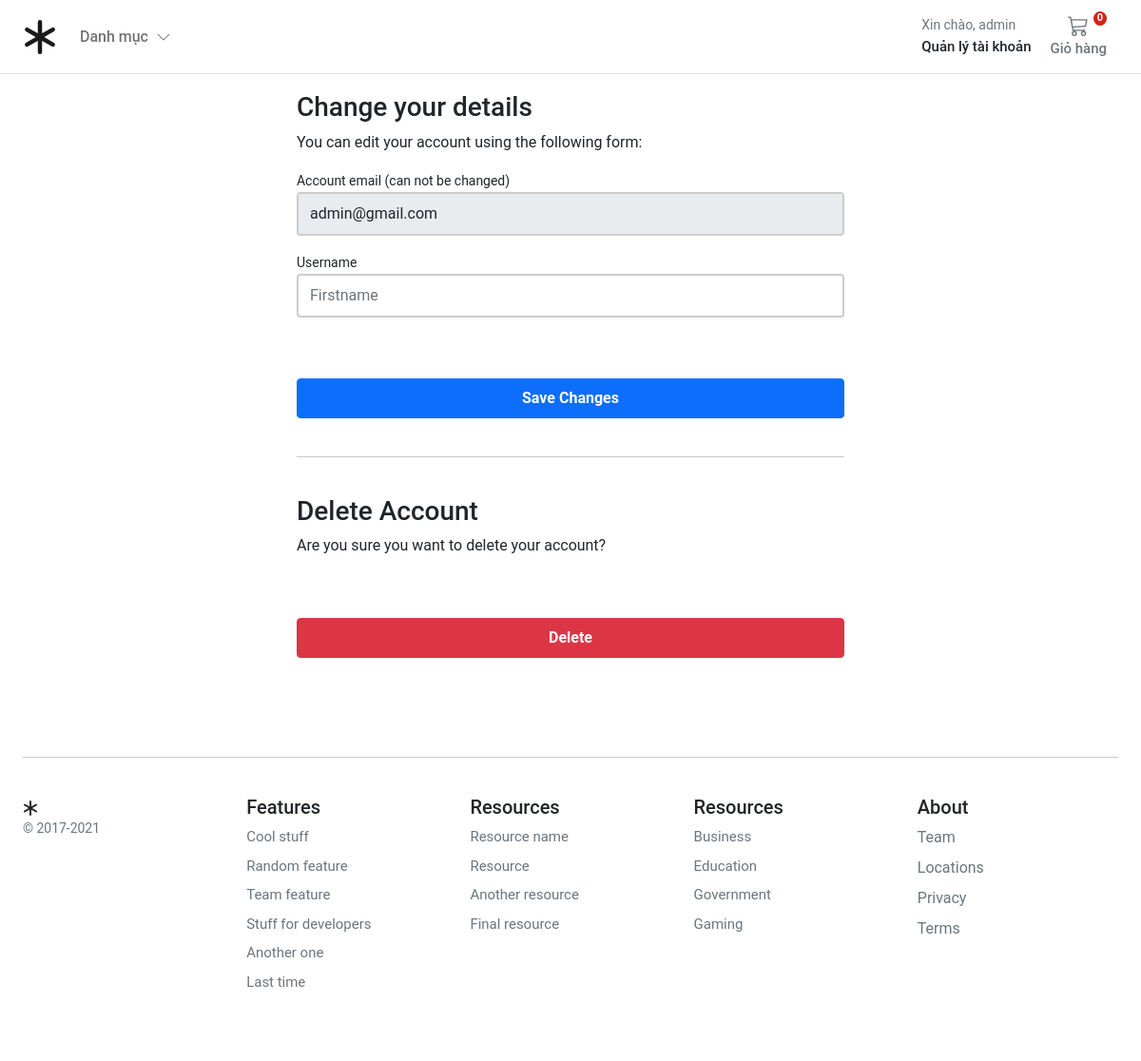
Page /account/profile/edit/ (signed in) on the earlier database version.
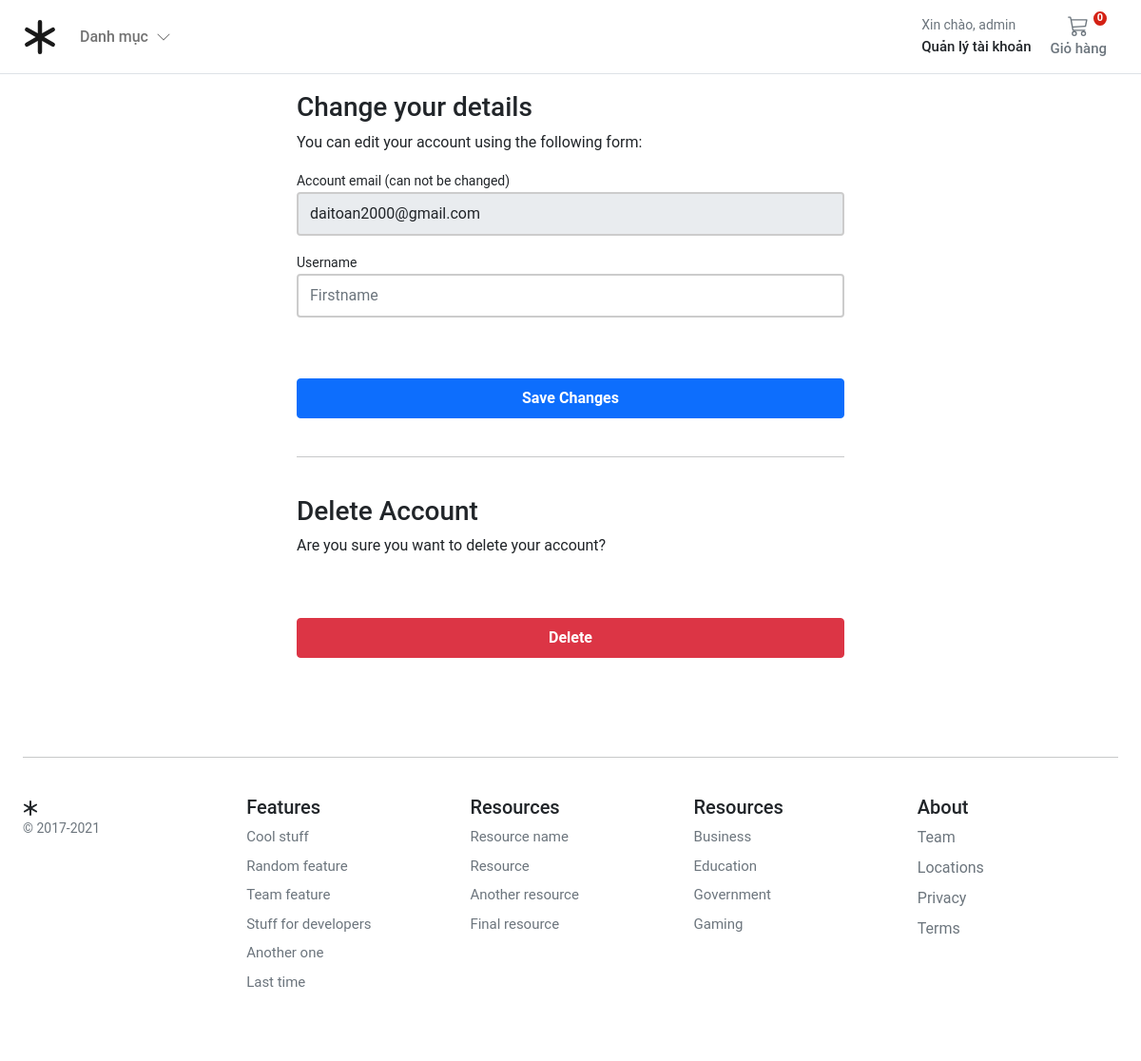
Same page on the later database version.
### account/models.py (models this page shows, shortened)
class Customer(AbstractBaseUser, PermissionsMixin):
    email = models.EmailField(_('email address'), unique=True)
    name = models.CharField(max_length=150)
    mobile = models.CharField(max_length=20, blank=True)
    is_active = models.BooleanField(default=True)
    is_staff = models.BooleanField(default=False)
    created = models.DateTimeField(auto_now_add=True)
    updated = models.DateTimeField(auto_now=True)
    objects = CustomAccountManager()
    USERNAME_FIELD = 'email'
    REQUIRED_FIELDS = ['name']
    class Meta:
        verbose_name = "Accounts"
        verbose_name_plural = "Accounts"

### account/views.py (the view)
# urls.py: path("profile/edit/", views.edit_details, name="edit_details"),
@login_required
def edit_details(request):
    if request.method == "POST":
        user_form = UserEditForm(instance=request.user, data=request.POST)
        if user_form.is_valid():
            user_form.save()
    else:
        user_form = UserEditForm(instance=request.user)
    return render(request, "account/dashboard/edit_details.html", {"user_form": user_form})

### account/forms.py
class UserEditForm(forms.ModelForm):
    email = forms.EmailField(
        label='Account email (can not be changed)', max_length=200, widget=forms.TextInput(
            attrs={'class': 'form-control mb-3', 'placeholder': 'email', 'id': 'form-email', 'readonly': 'readonly'}))
    name = forms.CharField(
        label='Firstname', min_length=4, max_length=50, widget=forms.TextInput(
            attrs={'class': 'form-control mb-3', 'placeholder': 'Name', 'id': 'form-firstname',
                   'readonly': 'readonly'}))
    first_name = forms.CharField(
        label='Username', min_length=4, max_length=50, widget=forms.TextInput(
            attrs={'class': 'form-control mb-3', 'placeholder': 'Firstname', 'id': 'form-lastname'}))
    class Meta:
        model = Customer
        fields = ('email', 'name', 'first_name',)
    def __init__(self, *args, **kwargs):
        super().__init__(*args, **kwargs)
        self.fields['name'].required = True
        self.fields['email'].required = True

### basket/basket.py (called while the page is built)
    def __len__(self):
        return sum(item["qty"] for item in self.basket.values())

### basket/context_processors.py (called while the page is built)
def basket(request):
    return {'basket': Basket(request)}

### templates/account/dashboard/edit_details.html (shortened to what this page needs)
{% extends "../sub_base.html" %}
{% block sub_content %}
<div class="col-6 mx-auto">
<form class="account-form" method="post" enctype="multipart/form-data">
    {% if user_form.is_valid and profile_form.is_valid  %}
    <div class="alert alert-primary" role="alert">
        Details successfully updated!
    </div>
    <p class="small text-center pt-0">
        <a href="{% url 'account:dashboard' %}">Back to Dashboard</a>
    </p>
    {%else%}
    <h3>Change your details</h3>
    <p>You can edit your account using the following form:</p>
    {% endif %}
    <label class="small font-weight-bold">{{ user_form.email.label}}</label>
    {{ user_form.email }}
    <label class="small font-weight-bold">{{ user_form.first_name.label}}</label>
    {{ user_form.first_name }}
    <button class="btn btn-primary btn-block py-2 mb-4 mt-5 fw-bold w-100" type="submit" value="Save changes">Save
        Changes</button>
    <hr class="mb-3">
</form>
<form class="account-form" action="{% url 'account:delete_user' %}" method="post">
    <p class=" h3 pt-4 font-weight-bold">Delete Account</p>
    <p>Are you sure you want to delete your account?</p>
    <button type="submit" role="button" class="btn btn-danger btn-block py-2 mb-4 mt-5 fw-bold w-100">Delete</button>
</form>
</div>
{% endblock %}

### templates/base.html (shortened to what the changed rows need)
<!DOCTYPE html>
{% load static %}
<html xmlns:store="http://www.w3.org/1999/xhtml" xmlns:account="http://www.w3.org/1999/xhtml"
      xmlns:basket="http://www.w3.org/1999/xhtml">
<head>
  <link rel="stylesheet" href="https://cdnjs.cloudflare.com/ajax/libs/OwlCarousel2/2.3.4/assets/owl.carousel.min.css">
<link rel="stylesheet" href="https://cdnjs.cloudflare.com/ajax/libs/OwlCarousel2/2.3.4/assets/owl.theme.default.min.css">
<link rel="stylesheet" href="https://cdnjs.cloudflare.com/ajax/libs/fancybox/3.5.7/jquery.fancybox.min.css" />
  <link href="https://cdn.jsdelivr.net/npm/bootstrap@5.0.0-beta1/dist/css/bootstrap.min.css" rel="stylesheet"
>
  <link rel="stylesheet" href="https://cdnjs.cloudflare.com/ajax/libs/font-awesome/4.7.0/css/font-awesome.min.css">
  <link rel="stylesheet" href="{% static 'css/base.css' %}">
  <link rel="stylesheet" href="{% block stylesheet %}{% endblock %}">
  <link rel="stylesheet" href="https://cdnjs.cloudflare.com/ajax/libs/OwlCarousel2/2.3.4/assets/owl.carousel.min.css">
<link rel="stylesheet" href="https://cdnjs.cloudflare.com/ajax/libs/OwlCarousel2/2.3.4/assets/owl.theme.default.min.css">
</head>
<body>
  <header class="fixed-top bg-white">
    <nav class="navbar navbar-expand-md navbar-light  border-bottom">
      <div class="container-fluid px-md-4">
        <div class="d-flex w-100 navbar-collapse">
          <div>
            <div class="collapse navbar-collapse" id="navbarSupportedContent2">
              <ul class="navbar-nav me-auto mb-2 mb-lg-0">
                <li class="nav-item dropdown">
                  <a class="nav-link dropdown-toggle text-reset" href="#" id="navbarDropdown" role="button"
                    data-bs-toggle="dropdown" aria-expanded="false">
                    <div class="small text-muted">Xin chào,
                      {% if user.is_authenticated %}
                        {{ request.user.name }}
                      {% else %}
                      Login
                      {% endif %}
                    </div>
                    <span class="fs15 fw500">Quản lý tài khoản
                    </span>
                  </a>
                </li>
              </ul>
            </div>
          </div>
        </div>
      </div>
    </nav>
  </header>
  <main class="pt-3 pb-3">
   {% block content %} {% endblock %}
  </main>
</body>
</html>

Differences in the rows shown:
changed Customer "admin": email "admin@gmail.com" → "daitoan2000@gmail.com"
